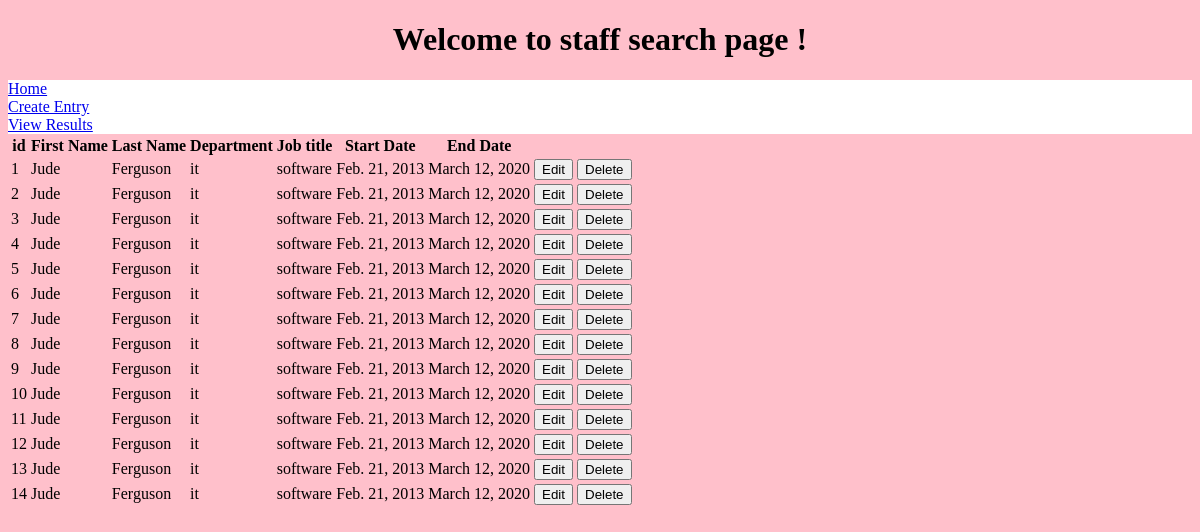
Page /staff/input.html on the earlier database version.
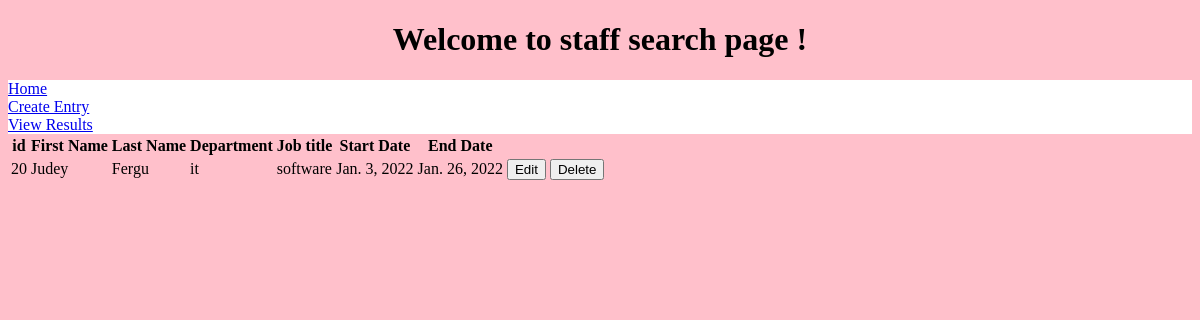
Same page on the later database version.
### staff/models.py (models this page shows, shortened)
class StaffInfo(models.Model):
    first_name = models.CharField(max_length=30)
    last_name = models.CharField(max_length=30)
    department = models.CharField(max_length=30)
    job_title = models.CharField(max_length=30)
    start_date = models.DateField()
    end_date = models.DateField()

### staff/views.py (the view)
# urls.py: path("staff/input.html", views.Input.as_view(), name='input'),
class Input(ListView):
    model = StaffInfo
    template_name = "staff/input.html"

### staff/templates/staff/input.html
{% extends "staff/base.html" %} {% load static %} {% block head %} {% endblock %}
 {% block content %}
<table id="staff">
<tr>
     <th>id</th>
    <th>First Name</th>
    <th>Last Name </th>
    <th>Department</th>
    <th>Job title</th>
    <th>Start Date</th>
    <th>End Date</th>
</tr>
 {% for staff in object_list %}
<tr>
    <td>{{staff.id}}</td>
    <td>{{staff.first_name}}</td>
    <td>{{staff.last_name}}</td>
    <td>{{staff.department}}</td>
    <td>{{staff.job_title}}</td>
    <td>{{staff.start_date}}</td>
    <td>{{staff.end_date}}</td>
    <td><a href="{%url 'update' staff.id%}"><button>Edit</button></a></td>
    <td><a href="{%url 'delete1' staff.id %}"><button>Delete</button></a></td>
</tr>
{%endfor%}
</table>
{% endblock %}

### staff/templates/staff/base.html (shortened to what this page needs)
{%load static%}
<!DOCTYPE html>
<html>
<link rel="stylesheet" href="{% static 'staff/style.css' %}">
<div class="title">
<h1>Welcome to {{company}} staff search page ! </h1>
</div>
<nav class="navbar">
 <a href="{%url 'home' %}">Home</a>
 <a href="{%url 'create_form'%}">Create Entry</a>
  <a href="{%url 'input' %}">View Results</a>
</nav>
 {% block content %}{% endblock %}
</html>

### staff/static/staff/style.css (style rules this page uses)
.title { text-align: center; }
nav { display: flex; flex-direction: column; color: blue; background-color: white; }

Differences in the rows shown:
removed StaffInfo: id "1", first_name "Jude", last_name "Ferguson", department "it", job_title "software", start_date "Feb. 21, 2013", end_date "March 12, 2020"
removed StaffInfo: id "2", first_name "Jude", last_name "Ferguson", department "it", job_title "software", start_date "Feb. 21, 2013", end_date "March 12, 2020"
removed StaffInfo: id "3", first_name "Jude", last_name "Ferguson", department "it", job_title "software", start_date "Feb. 21, 2013", end_date "March 12, 2020"
removed StaffInfo: id "4", first_name "Jude", last_name "Ferguson", department "it", job_title "software", start_date "Feb. 21, 2013", end_date "March 12, 2020"
removed StaffInfo: id "5", first_name "Jude", last_name "Ferguson", department "it", job_title "software", start_date "Feb. 21, 2013", end_date "March 12, 2020"
removed StaffInfo: id "6", first_name "Jude", last_name "Ferguson", department "it", job_title "software", start_date "Feb. 21, 2013", end_date "March 12, 2020"
removed StaffInfo: id "7", first_name "Jude", last_name "Ferguson", department "it", job_title "software", start_date "Feb. 21, 2013", end_date "March 12, 2020"
removed StaffInfo: id "8", first_name "Jude", last_name "Ferguson", department "it", job_title "software", start_date "Feb. 21, 2013", end_date "March 12, 2020"
removed StaffInfo: id "9", first_name "Jude", last_name "Ferguson", department "it", job_title "software", start_date "Feb. 21, 2013", end_date "March 12, 2020"
removed StaffInfo: id "10", first_name "Jude", last_name "Ferguson", department "it", job_title "software", start_date "Feb. 21, 2013", end_date "March 12, 2020"
removed StaffInfo: id "11", first_name "Jude", last_name "Ferguson", department "it", job_title "software", start_date "Feb. 21, 2013", end_date "March 12, 2020"
removed StaffInfo: id "12", first_name "Jude", last_name "Ferguson", department "it", job_title "software", start_date "Feb. 21, 2013", end_date "March 12, 2020"
removed StaffInfo: id "13", first_name "Jude", last_name "Ferguson", department "it", job_title "software", start_date "Feb. 21, 2013", end_date "March 12, 2020"
removed StaffInfo: id "14", first_name "Jude", last_name "Ferguson", department "it", job_title "software", start_date "Feb. 21, 2013", end_date "March 12, 2020"
added StaffInfo: id "20", first_name "Judey", last_name "Fergu", department "it", job_title "software", start_date "Jan. 3, 2022", end_date "Jan. 26, 2022"
